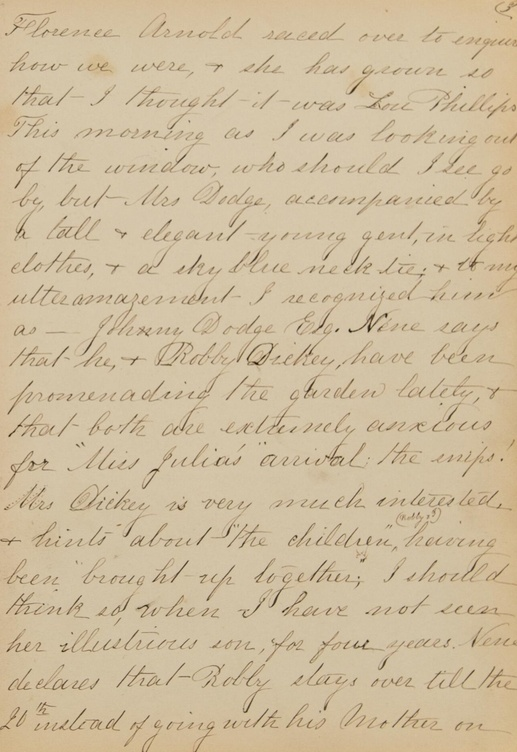
#> input picture examples/input/995745818805867_case_ms_4a_31_004-1.jpg, 517 x 752 px, found by its file name; its folder holds only this picture in this run
$ jupyter execute --allow-errors batch_autocrop2.ipynb
#> lines starting #> are read from the running program, lines starting #| are printed output that depends on the picture
"""
STEP 1: Batch Auto-Crop Script
==============================
Purpose: Automatically removes the dark/black borders from all your manuscript
         images and saves the cropped versions to a new folder.

How it works:
  1. It reads each image and converts it to grayscale.
  2. It scans from each edge (top, bottom, left, right) inward until it finds
     a row or column whose average brightness exceeds 100 (out of 255).
     Rows/columns darker than this are considered part of the black border.
  3. It adds a small padding (5 pixels) so we don't accidentally cut off any ink.
  4. It saves the cropped image to the output folder.

Why BRIGHTNESS_THRESHOLD = 100?
  The images have a gradual dark-to-bright transition at the edges (from the
  book binding/scanner). A threshold of 50 was too low and left dark rows in.
  A threshold of 100 reliably catches the full dark border region.

Usage:
  1. Set INPUT_FOLDER to the folder containing your original ~300+ images.
  2. Set OUTPUT_FOLDER to where you want the cropped images saved.
  3. Open a terminal (Anaconda Prompt), activate your environment, and run:
         python step1_batch_autocrop.py

Requirements: pip install Pillow numpy tqdm
"""

[cell 1]
import os
import numpy as np
from PIL import Image
from tqdm import tqdm  # Shows a progress bar

# ============================================================
# SETTINGS - Change these two paths to match your computer
# ============================================================

# The folder containing your original manuscript images
INPUT_FOLDER = r'historical-manuscript-line-segmentation\examples\input'

# The folder where cropped images will be saved (will be created automatically)
OUTPUT_FOLDER = r'historical-manuscript-line-segmentation\examples\cropped_image'

[cell 2]
# ============================================================
# PARAMETERS - You can adjust these if needed
# ============================================================

# A row/column is considered "dark border" if its average pixel brightness
# is below this threshold (0=black, 255=white).
# 100 works well for these manuscript images.
BRIGHTNESS_THRESHOLD = 120 #playing with the treshold will make it more aggressive about cutting off dark borders, but be careful not to set it too low or it might miss some borders.

# After finding the crop boundary, add this many extra pixels of padding
# to avoid accidentally cutting off ink at the very edges.
PADDING = 0

# Supported image file extensions
SUPPORTED_EXTENSIONS = ('.jpg', '.jpeg', '.png', '.tif', '.tiff')

BRIGHTNESS_RATIO = 0.95
EXTRA_TRIM = 8

[cell 3]
# ============================================================
# MAIN SCRIPT - No need to change anything below this line
# ============================================================

def find_crop_bounds(gray_array, threshold, padding, bright_ratio):
    """
    Finds the crop boundaries for a grayscale image array.

    Scans from each of the 4 edges toward the center.
    The boundary is the first row/column where the average brightness
    exceeds the threshold (meaning it's no longer a dark border).
    """
    height, width = gray_array.shape

    # True where pixel is bright enough to be manuscript/background
    bright = gray_array > threshold

    # For each row/column, calculate how much of it is bright
    row_bright_ratio = bright.mean(axis=1)
    col_bright_ratio = bright.mean(axis=0)

    # Scan from the top downward
    top = 0
    for i in range(height):
        if gray_array[i, :].mean() > threshold:
            top = i
            break

    # Scan from the bottom upward
    bottom = height - 1
    for i in range(height - 1, -1, -1):
        if gray_array[i, :].mean() > threshold:
            bottom = i
            break

    # Scan from the left rightward
    left = 0
    for j in range(width):
        if gray_array[:, j].mean() > threshold:
            left = j
            break

    # Scan from the right leftward
    right = width - 1
    for j in range(width - 1, -1, -1):
        if gray_array[:, j].mean() > threshold:
            right = j
            break

    # Apply padding but don't go outside the image boundaries
    top    = max(0, top - padding)
    bottom = min(height - 1, bottom + padding)
    left   = max(0, left - padding)
    right  = min(width - 1, right + padding)

    return top, bottom, left, right

[cell 4]
def batch_autocrop(input_folder, output_folder, threshold, padding):
    """
    Main function: processes all images in input_folder and saves
    cropped versions to output_folder.
    """
#> called with threshold = 120, padding = 0
    os.makedirs(output_folder, exist_ok=True)

    all_files = [
        f for f in sorted(os.listdir(input_folder))
        if f.lower().endswith(SUPPORTED_EXTENSIONS)
    ]

    if not all_files:
        print(f"ERROR: No image files found in '{input_folder}'")
        print("Please check that INPUT_FOLDER is set correctly.")
        return

    print(f"Found {len(all_files)} images to process.")
    print(f"Saving cropped images to: {output_folder}")
    print("-" * 50)

    failed_files = []

    for filename in tqdm(all_files, desc="Cropping images"):
        input_path  = os.path.join(input_folder, filename)
        output_path = os.path.join(output_folder, filename)

        try:
            img = Image.open(input_path).convert("RGB")
#> img is the input picture: PIL image 517x752 RGB; mean R, G, B 206.4, 188.9, 158.1
            arr = np.array(img)
            gray = arr.mean(axis=2)  # Average R, G, B to get grayscale
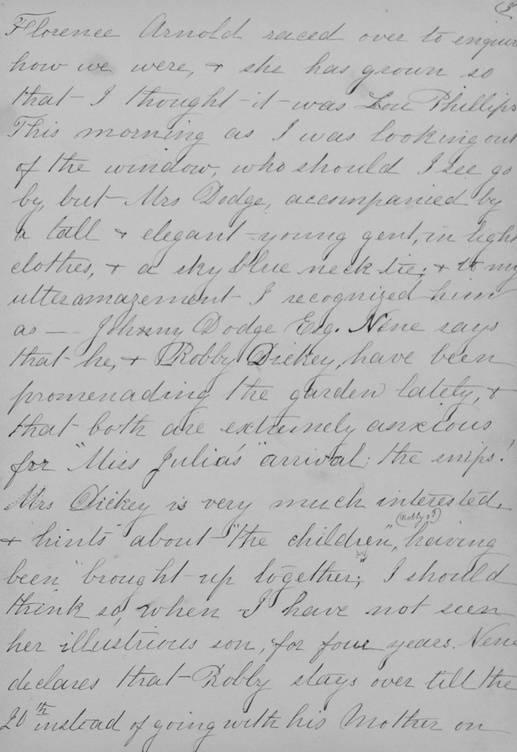
#> gray: shape (752, 517) float64; min 18.33, max 205.3, mean 184.5

            top, bottom, left, right = find_crop_bounds(gray, threshold, padding, bright_ratio=BRIGHTNESS_RATIO)
#> in find_crop_bounds, `bright = gray_array > threshold`:
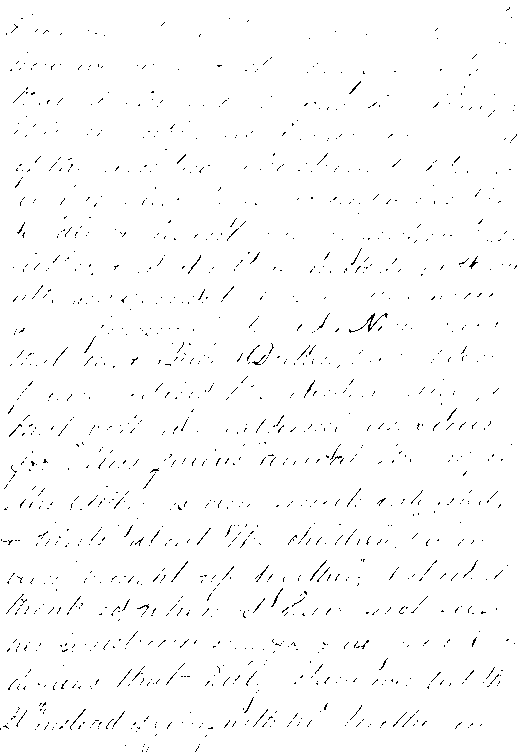
#> bright: shape (752, 517) bool; 98.6% white; black in thin lines or dots
#> in find_crop_bounds, `row_bright_ratio = bright.mean(axis=1)`: row_bright_ratio = 752 values, max 1 at index 0, min 0.926 at index 608, mean 0.986
#> in find_crop_bounds, `col_bright_ratio = bright.mean(axis=0)`: col_bright_ratio = 517 values, max 1 at index 2, min 0.959 at index 23, mean 0.986
#> top = 0; bottom = 751; left = 0; right = 516
            top += EXTRA_TRIM
#> top = 8
            bottom -= EXTRA_TRIM
#> bottom = 743
            left += EXTRA_TRIM
#> left = 8
            right -= EXTRA_TRIM
#> right = 508
            # PIL crop format: (left, top, right, bottom)
            cropped_img = img.crop((left, top, right + 1, bottom + 1))
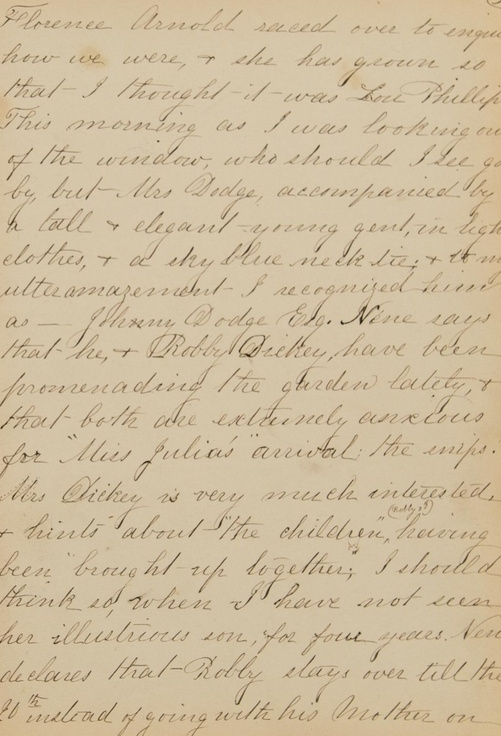
#> cropped_img: PIL image 501x736 RGB; mean R, G, B 206.2, 189.1, 158.7
            cropped_img.save(output_path, quality=95)

        except Exception as e:
            print(f"\nWARNING: Failed to process '{filename}': {e}")
            failed_files.append(filename)

    print("-" * 50)
    print(f"Done! Successfully processed {len(all_files) - len(failed_files)} images.")
    if failed_files:
        print(f"Failed files ({len(failed_files)}):")
        for f in failed_files:
            print(f"  - {f}")
